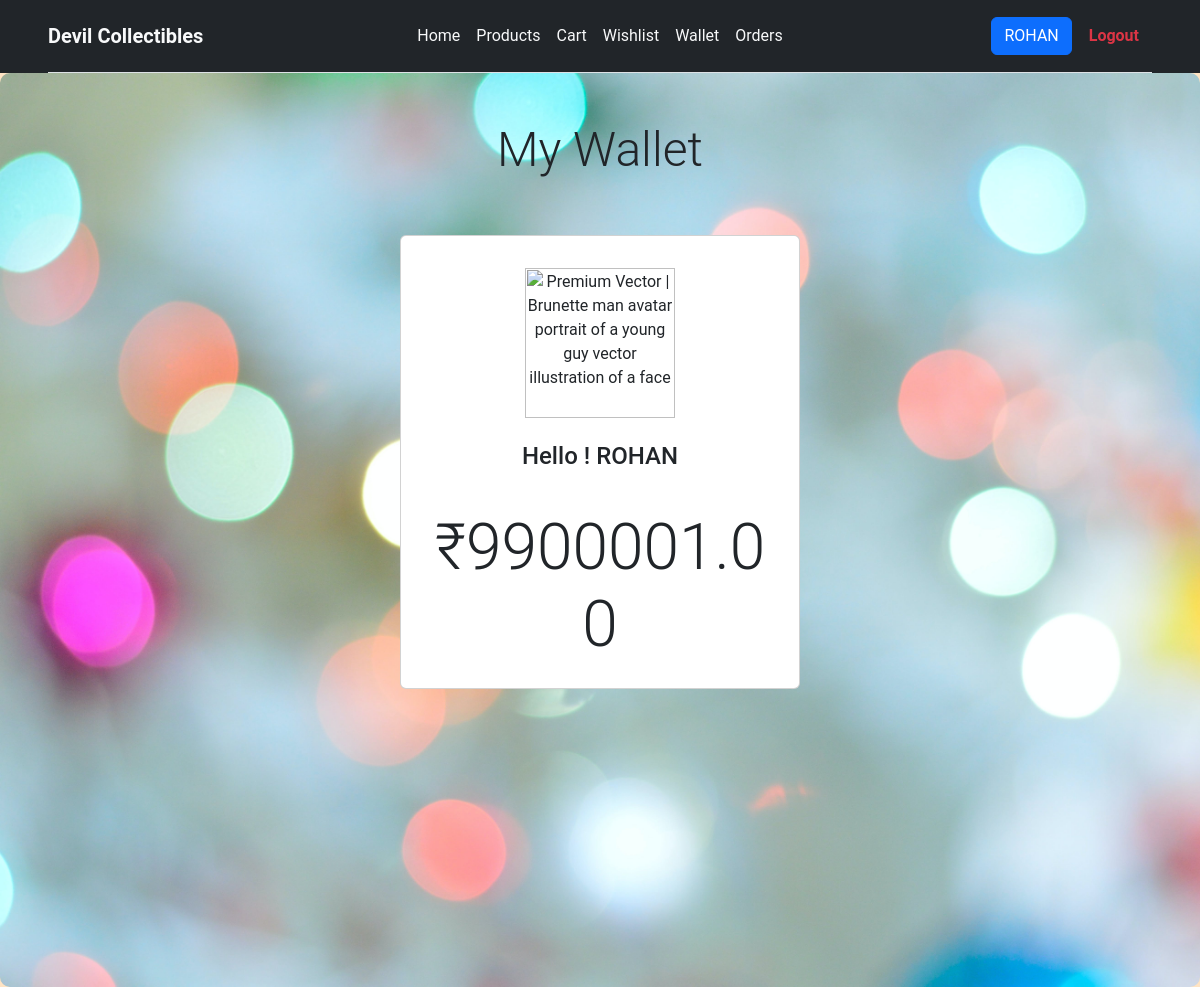
/wallet/ (signed in), run on an earlier commit of the app's database.
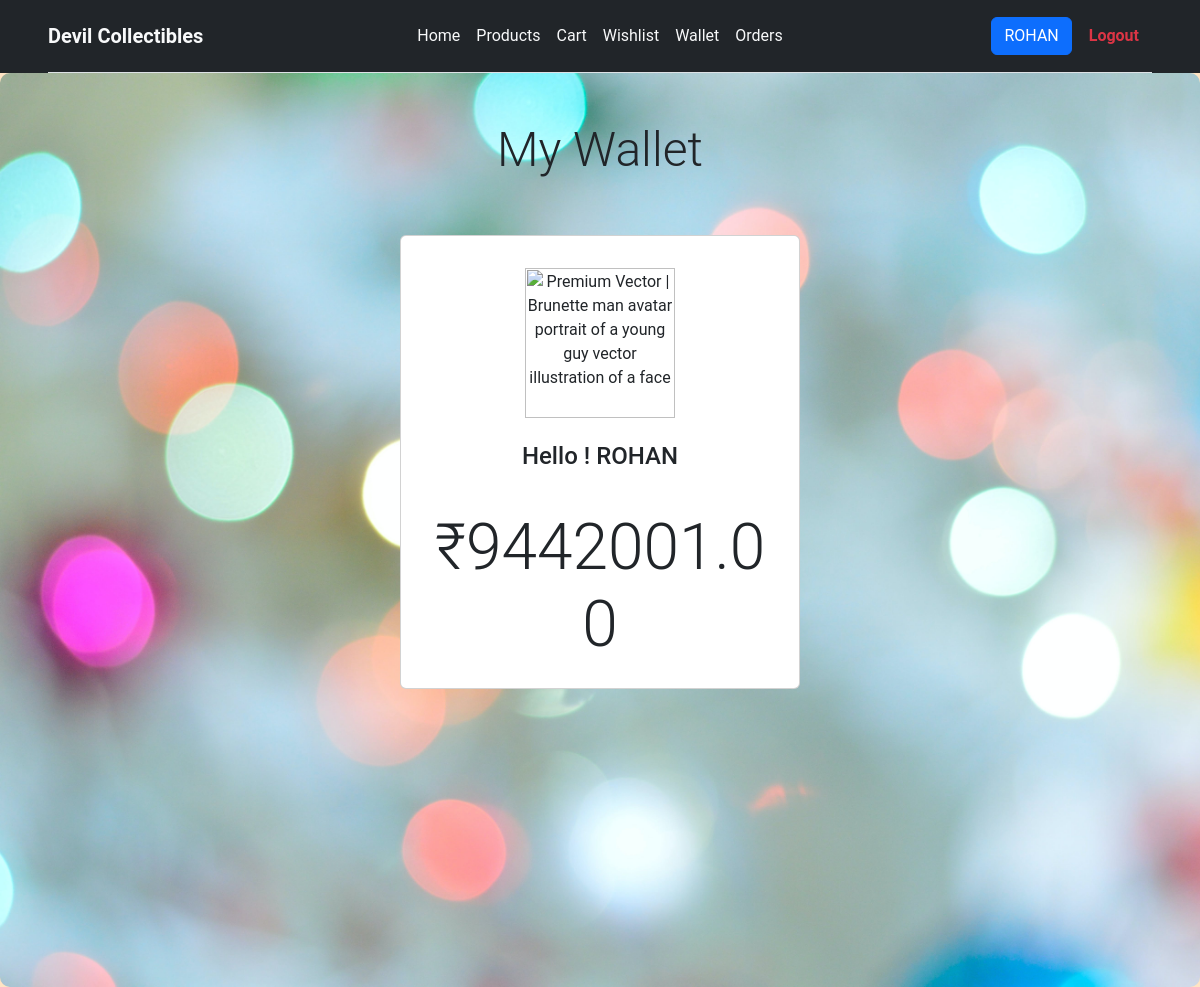
And on a later commit of the database.
### devilx_home/models.py (models this page shows)
class Wallet(models.Model):
    user = models.ForeignKey(User, on_delete=models.CASCADE)
    wallet = models.DecimalField(
        max_digits=10, decimal_places=2, default=1000000.00)

### devilx_home/views.py (the view)
# urls.py: path('wallet/', views.wallet, name="wallet"),
def wallet(request):
    return render(request, 'devilx_home/wallet.html', context={'wallet':  Wallet.objects.filter(user=request.user)[0].wallet})

### devilx_home/templates/devilx_home/wallet.html (shortened to what this page needs)
{% extends 'devilx_home/base.html' %} {% block content %}
<br />
<br />
<h1 class="display-5">My Wallet</h1>
<section class="vh-100">
  <div class="container py-5 h-80">
    <div class="row d-flex justify-content-center align-items-center h-80">
      <div class="col-md-15 col-xl-15">
        <div class="card" style="width: 400px" style="border-radius: 15px">
          <div class="card-body text-center">
            <div class="mt-3 mb-4">
              <img
                src="https://img.freepik.com/premium-vector/brunette-man-avatar-portrait-young-guy-vector-illustration-face_217290-1035.jpg?w=2000"
                jsaction="load:XAeZkd;"
                jsname="HiaYvf"
                class="n3VNCb KAlRDb"
                alt="Premium Vector | Brunette man avatar portrait of a young guy vector  illustration of a face"
                data-noaft="1"
                style="width: 150px; height: 150px; margin: 0px"
              />
            </div>
            <h4 class="mb-2">Hello ! {{request.user.username}}</h4>
            <div class="mb-4 pb-2"></div>
            <h2 class="display-3">₹{{ wallet }}</h2>
          </div>
        </div>
      </div>
    </div>
  </div>
</section>
{% endblock content %}

What changed in the data, as far as the page shows it:
changed Wallet: wallet "9900001.00" → "9442001.00"
